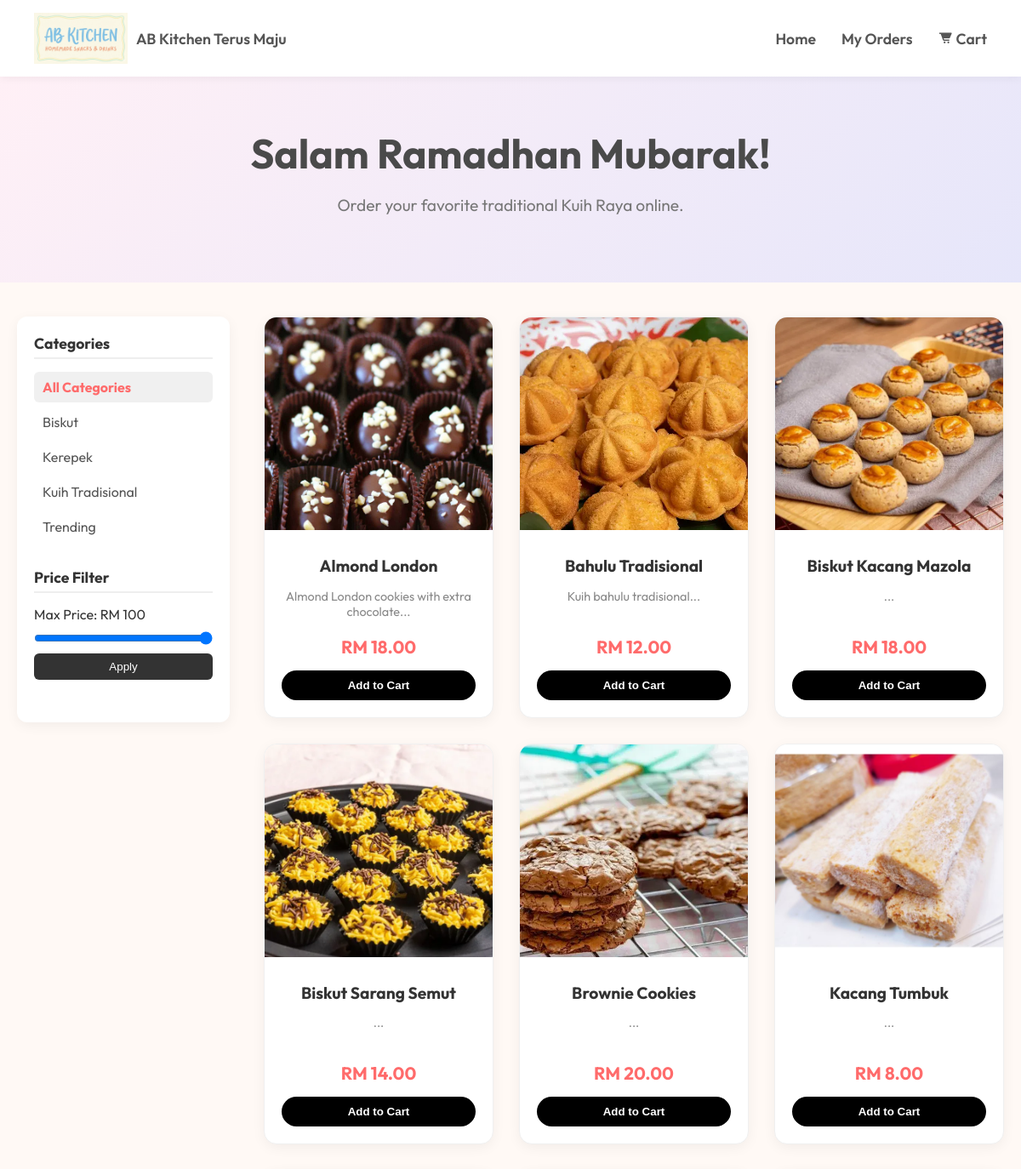
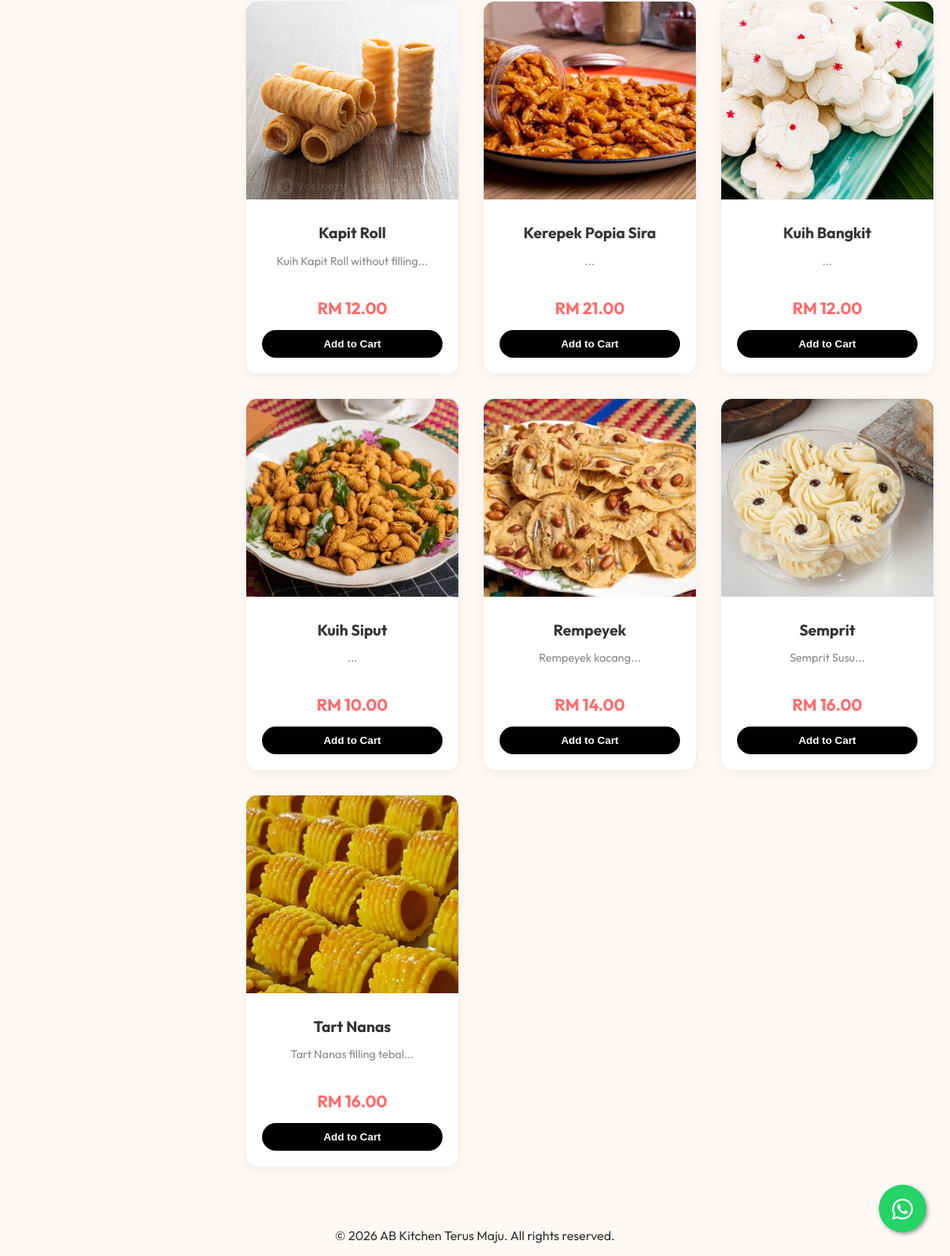
The page / on the database its author committed (2 pictures, top to bottom).
### tables this page shows
CREATE TABLE categories (
        id INTEGER PRIMARY KEY AUTOINCREMENT,
        name TEXT NOT NULL UNIQUE
    );

CREATE TABLE products (
                id INTEGER PRIMARY KEY AUTOINCREMENT,
                name TEXT NOT NULL,
                description TEXT,
                price REAL NOT NULL,
                stock INTEGER DEFAULT 0,
                image_url TEXT,
                created_at DATETIME DEFAULT CURRENT_TIMESTAMP
            , stock_price REAL DEFAULT 0.00, category_id INTEGER DEFAULT NULL);

### helpers.php (called while the page is built, shortened)
<?php
function get_settings($pdo) {
    try {
        $stmt = $pdo->query("SELECT setting_key, setting_value FROM settings");
        $settings = [];
        while ($row = $stmt->fetch(PDO::FETCH_ASSOC)) {
            $settings[$row['setting_key']] = $row['setting_value'];
        }
        return $settings;
    } catch (PDOException $e) {
        return [];
    }
}

### index.php (the view, shortened to what this page needs)
<?php
require_once 'config/db.php';
$stmtCat = $pdo->query("SELECT * FROM categories ORDER BY name ASC");
$categories = $stmtCat->fetchAll();
$category_filter = $_GET['category'] ?? '';
$max_price = $_GET['max_price'] ?? '';
$sql = "SELECT * FROM products WHERE 1=1";
$params = [];
$sql .= " ORDER BY name ASC";
try {
    $stmt = $pdo->prepare($sql);
    $stmt->execute($params);
    $products = $stmt->fetchAll();
} catch (PDOException $e) {
    die("Error loading products.");
}
require_once 'helpers.php';
$settings = get_settings($pdo);
?>
<!DOCTYPE html>
<html lang="en">
<head>
    <link href='https://unpkg.com/boxicons@2.1.4/css/boxicons.min.css' rel='stylesheet'>
    <link rel="stylesheet" href="styles/shop.css?v=<?= filemtime(__DIR__ . '/styles/shop.css') ?>">
</head>
<body>
    <?php include 'pages/shop/header.php'; ?>
    <section class="hero">
        <h1>Salam Ramadhan Mubarak!</h1>
        <p>Order your favorite traditional Kuih Raya online.</p>
    </section>
    <div class="container shop-layout">
        <aside class="shop-sidebar">
            <div class="filter-group">
                <h3>Categories</h3>
                <a href="/" class="<?= $category_filter == '' ? 'active' : '' ?>">All Categories</a>
                <?php foreach ($categories as $cat): ?>
                    <a href="?category=<?= $cat['id'] ?>&max_price=<?= $max_price ?>"
                       class="<?= $category_filter == $cat['id'] ? 'active' : '' ?>">
                        <?= htmlspecialchars($cat['name']) ?>
                    </a>
                <?php endforeach; ?>
            </div>
            <div class="filter-group">
                <h3>Price Filter</h3>
                <form method="GET" action="/">
                    <label>Max Price: RM <span id="priceVal"><?= $max_price ? $max_price : '100' ?></span></label>
                    <input type="range" name="max_price" min="0" max="100" value="<?= $max_price ? $max_price : '100' ?>"
                           oninput="document.getElementById('priceVal').innerText = this.value">
                    <button type="submit" class="btn-filter">Apply</button>
                </form>
            </div>
        </aside>
        <div class="product-grid">
            <?php if (count($products) > 0): ?>
                <?php foreach ($products as $p): ?>
                    <div class="product-card">
                        <div class="product-image">
                            <img src="<?= $p['image_url'] ? 'images/product/' . htmlspecialchars($p['image_url']) : 'images/icons/no-image.png' ?>"
                                 alt="<?= htmlspecialchars($p['name']) ?>"
                                 onerror="this.src='https://placehold.co/400x400?text=No+Image'">
                        </div>
                        <div class="product-info">
                            <h3 class="product-title"><?= htmlspecialchars($p['name']) ?></h3>
                            <p class="product-desc"><?= htmlspecialchars(substr($p['description'], 0, 80)) ?>...</p>
                            <span class="product-price">RM <?= number_format($p['price'], 2) ?></span>
                            <?php if ($p['stock'] > 0): ?>
                                <button onclick="addToCart(<?= $p['id'] ?>, this)" class="btn-add-cart">Add to Cart</button>
                            <?php else: ?>
                                <button class="btn-add-cart" style="background:#ccc;cursor:not-allowed;" disabled>Out of Stock</button>
                            <?php endif; ?>
                        </div>
                    </div>
                <?php endforeach; ?>
            <?php endif; ?>
        </div>
    </div>
    <?php if (!empty($settings['whatsapp_number'])): ?>
        <a href="https://wa.me/<?= htmlspecialchars($settings['whatsapp_number']) ?>" target="_blank" class="whatsapp-float">
            <i class='bx bxl-whatsapp'></i>
        </a>
    <?php endif; ?>
    <?php include 'footer.php'; ?>
</body>
</html>

### styles/shop.css (style rules this page uses)
:root { --primary-color: #dcb5ff; --accent-color: #ff6b6b; --bg-color: #fff9f5; --text-color: #333; --card-shadow: 0 4px 15px rgba(0, 0, 0, 0.05); }
body { margin: 0; font-family: 'Outfit', 'Segoe UI', sans-serif; background-color: var(--bg-color); color: var(--text-color); }
*, *::before, *::after { box-sizing: border-box; }
.hero { text-align: center; padding: 60px 20px; background: linear-gradient(135deg, #fff0f6 0%, #e6e6fa 100%); margin-bottom: 40px; }
.hero h1 { font-size: 3rem; margin: 0 0 10px 0; color: #4a4a4a; }
.hero p { font-size: 1.2rem; color: #777; }
.container { max-width: 1200px; margin: 0 auto; padding: 0 20px 60px; }
.product-grid { display: grid; grid-template-columns: repeat(auto-fill, minmax(250px, 1fr)); gap: 30px; }
.product-card { background: white; border-radius: 15px; overflow: hidden; box-shadow: var(--card-shadow); transition: transform 0.3s, box-shadow 0.3s; border: 1px solid #f0f0f0; }
.product-image { width: 100%; height: 250px; overflow: hidden; position: relative; }
.product-image img { width: 100%; height: 100%; object-fit: cover; transition: transform 0.5s; }
.product-info { padding: 20px; text-align: center; }
.product-title { font-size: 1.2rem; margin: 10px 0; font-weight: 700; }
.product-desc { font-size: 0.9rem; color: #888; margin-bottom: 15px; height: 40px; overflow: hidden; }
.product-price { font-size: 1.3rem; color: var(--accent-color); font-weight: bold; display: block; margin-bottom: 15px; }
.btn-add-cart { background: black; color: white; border: none; padding: 10px 25px; border-radius: 25px; cursor: pointer; font-weight: 600; transition: background 0.3s; width: 100%; }
.shop-layout { display: flex; gap: 40px; align-items: flex-start; }
.shop-sidebar { width: 250px; flex-shrink: 0; background: white; padding: 20px; border-radius: 12px; box-shadow: var(--card-shadow); position: sticky; top: 90px; }
.product-grid { flex: 1; }
.filter-group { margin-bottom: 30px; }
.filter-group h3 { margin-top: 0; font-size: 1.1rem; margin-bottom: 15px; border-bottom: 2px solid #eee; padding-bottom: 5px; }
.filter-group a { display: block; text-decoration: none; color: #555; padding: 8px 10px; border-radius: 6px; margin-bottom: 5px; transition: 0.2s; }
.filter-group a:hover, .filter-group a.active { background: #f0f0f0; color: var(--accent-color); font-weight: bold; }
.filter-group input[type=range] { width: 100%; margin: 10px 0; }
.btn-filter { background: var(--text-color); color: white; border: none; padding: 8px 15px; border-radius: 6px; cursor: pointer; width: 100%; }

### index.php (style rules this page uses)
.whatsapp-float { position: fixed; width: 60px; height: 60px; bottom: 30px; right: 30px; background-color: #25d366; color: #FFF; border-radius: 50px; text-align: center; font-size: 35px; box-shadow: 2px 2px 5px #999; z-index: 1000; display: flex; align-items: center; justify-content: center; transition: all 0.3s ease; text-decoration: none; }

### rows shown on the page
categories: name "Biskut"
categories: name "Kerepek"
categories: name "Kuih Tradisional"
categories: name "Trending"
products: image_url (picture), name "Almond London", description "Almond London cookies with extra chocolate", price "18.00"
products: image_url (picture), name "Bahulu Tradisional", description "Kuih bahulu tradisional", price "12.00"
products: image_url (picture), name "Biskut Kacang Mazola", price "18.00"
products: image_url (picture), name "Biskut Sarang Semut", price "14.00"
products: image_url (picture), name "Brownie Cookies", price "20.00"
products: image_url (picture), name "Kacang Tumbuk", price "8.00"
products: image_url (picture), name "Kapit Roll", description "Kuih Kapit Roll without filling", price "12.00"
products: image_url (picture), name "Kerepek Popia Sira", price "21.00"
products: image_url (picture), name "Kuih Bangkit", price "12.00"
products: image_url (picture), name "Kuih Siput", price "10.00"
products: image_url (picture), name "Rempeyek", description "Rempeyek kacang", price "14.00"
products: image_url (picture), name "Semprit", description "Semprit Susu", price "16.00"
products: image_url (picture), name "Tart Nanas", description "Tart Nanas filling tebal", price "16.00"

### other values the page prints
$store_name "AB Kitchen Terus Maju"
$footer_store_name "AB Kitchen Terus Maju"
